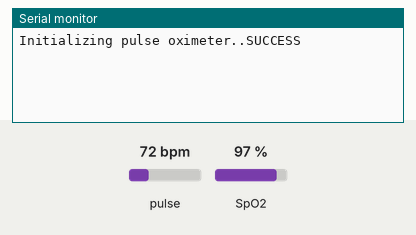
Recording of a sketch running on a simulated Arduino Uno, built with avr-gcc and run on an emulated ATmega328P. Parts: the last lines printed to the serial monitor. Inputs (shaded band) come from the test bench; at power-on: pulse 72 bpm, SpO2 97 %.

Above: at 1.2 s.
1.3 s: pulse set to 42 bpm
At 4.3 s:
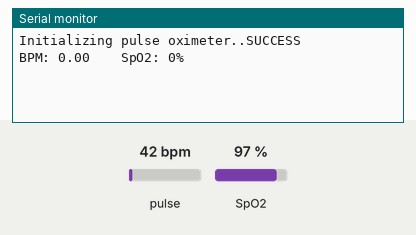
7.5 s: SpO2 set to 80 %
At 8.6 s:
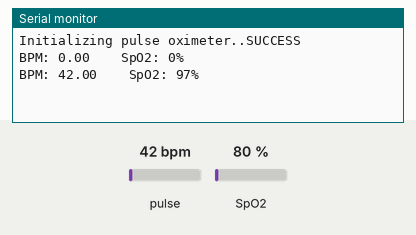
9.0 s: pulse set to 70 bpm
At 10.2 s:
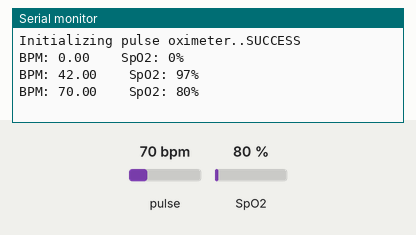
Timing chart, 0 to 12.0 s (numbered marks = the images above; inputs shaded):
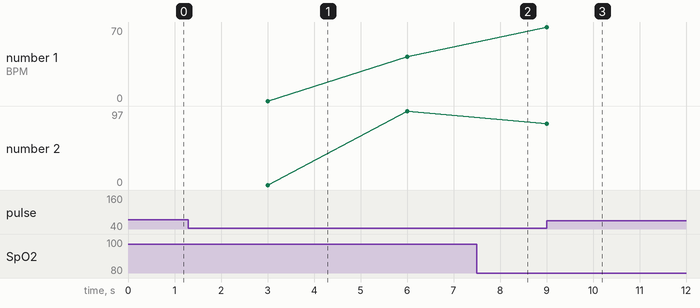

Measured:
- after the input at 1.3 s, the serial monitor: prints a new line after 1.7 s (image 1)
- after the input at 9.0 s, the serial monitor: prints a new line at once (image 3)
- plotted number 1: 42 → 70 after the input at 9.0 s

The sketch:

new_max30100.ino
```cpp
/*

Download Libraries:
https://www.electroniclinic.com/arduino-libraries-download-and-projects-they-are-used-in-project-codes/

*/

#include <Wire.h>
#include "MAX30100_PulseOximeter.h"

#define REPORTING_PERIOD_MS     3000

 PulseOximeter pox;
uint32_t tsLastReport = 0;

void onBeatDetected()
{
    ;
}

void setup()
{
    Serial.begin(9600);
    Serial.print("Initializing pulse oximeter..");


    // Initialize the PulseOximeter instance
    // Failures are generally due to an improper I2C wiring, missing power supply
    // or wrong target chip
    if (!pox.begin()) {
        Serial.println("FAILED");
        for(;;);
    } else {
        Serial.println("SUCCESS");
        digitalWrite(1,HIGH);
    }
     pox.setIRLedCurrent(MAX30100_LED_CURR_24MA);

    // Register a callback for the beat detection
    pox.setOnBeatDetectedCallback(onBeatDetected);


}

void loop()
{

    // Make sure to call update as fast as possible
    pox.update();
    if (millis() - tsLastReport > REPORTING_PERIOD_MS) {


  // to computer Serial Monitor
        Serial.print("BPM: ");
        Serial.print(pox.getHeartRate());
        //blue.println("\n");

        Serial.print("    SpO2: ");
        Serial.print(pox.getSpO2());
        Serial.print("%");
        Serial.println("\n");


        tsLastReport = millis();

    }

}
```
